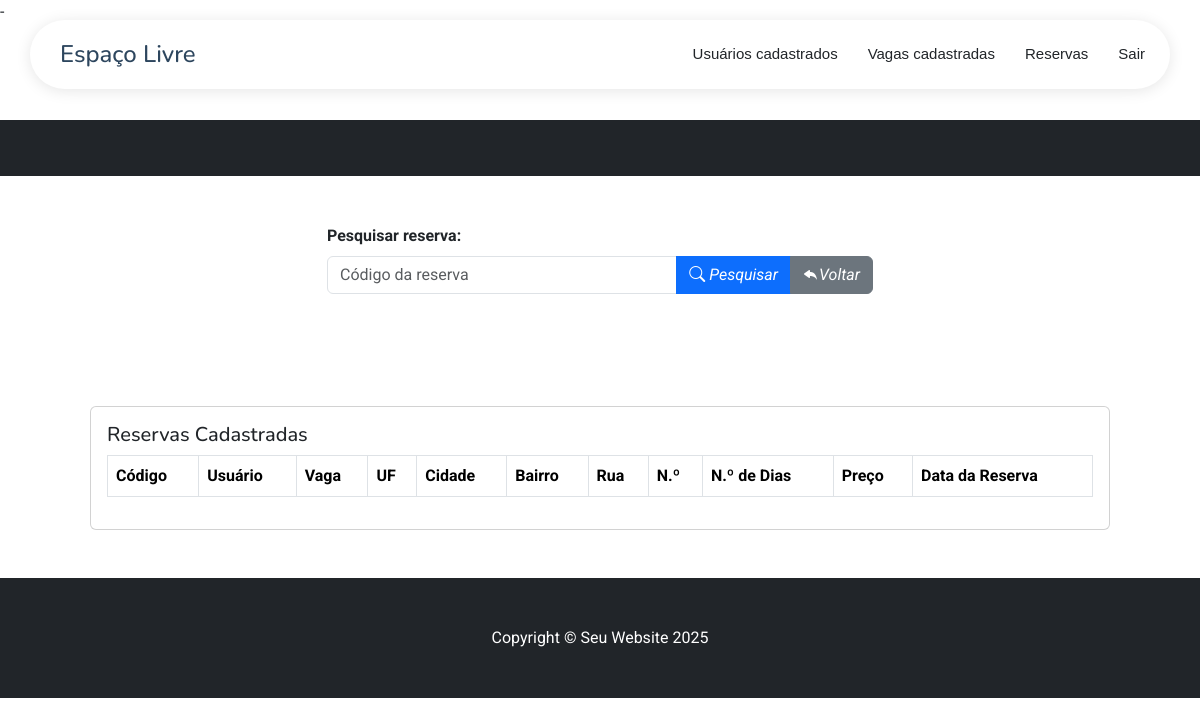
Before: /listaReservas.php with the older database file.
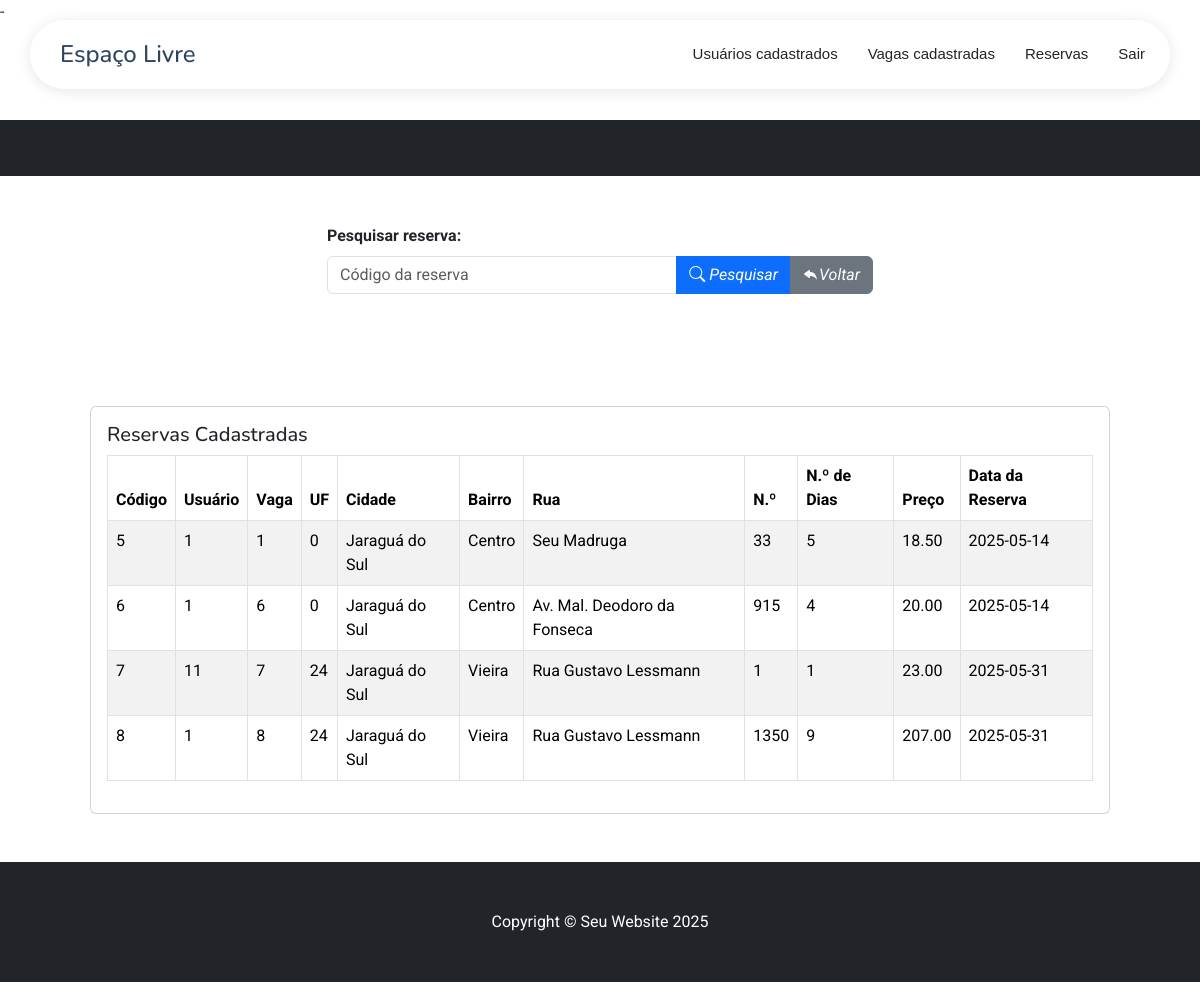
After: the same page with the newer database file.
### tables this page shows
CREATE TABLE `reservas` (
  `id_reserva` int(20) NOT NULL,
  `id_usuario` int(20) NOT NULL,
  `id_vaga` int(20) NOT NULL,
  `id_uf` int(20) NOT NULL,
  `cidade` varchar(255) NOT NULL,
  `bairro` varchar(255) NOT NULL,
  `endereco` varchar(255) NOT NULL,
  `numero` varchar(20) DEFAULT NULL,
  `complemento` varchar(255) NOT NULL,
  `quant_dias` int(10) UNSIGNED NOT NULL,
  `valor_reserva` decimal(10,2) NOT NULL,
  `status` enum('r','l','c') NOT NULL COMMENT 'r=Reservado, l=Liberado, c=Cancelado',
  `data_reserva` date DEFAULT curdate()
);

### listaReservas.php (the view, shortened to what this page needs)
<!DOCTYPE html>
<?php
include_once("conexao.php");
$sql_pesquisa = "SELECT * FROM `reservas`";
?>
<html lang="pt-br">
    <?php
        require_once 'components/head.php';
    ?>
<head>
</head>
<body>
    <?php require_once 'components/headerTres.php'; ?><br><br><br><br><br>
    <header class="bg-dark py-1">
    </header>
    <div class="content">
        <div class="container mt-5">
            <div class="row justify-content-center">
                <div class="col-lg-6">
                    <div class="mb-3">
                        <form action="" method="POST">
                            <label for="id_reserva" class="form-label"><b>Pesquisar reserva:</b></label>
                            <div class="input-group">
                                <input type="number" class="form-control" name="id_reserva" id="id_reserva" placeholder="Código da reserva" />
                                <button type="submit" name="btnPesquisarReservas" class="btn btn-primary">
                                    <i class="bi bi-search"> Pesquisar</i>
                                </button>
                                <button type="submit" name="btnRetornar" class="btn btn-secondary">
                                    <i class="bi bi-reply-fill">Voltar</i>
                                </button>
                            </div>
                        </form>
                    </div>
                </div>
            </div>
            <section class="py-5">
                <div class="container px-4 px-lg-5 mt-5">
                    <div class="card">
                        <div class="card-body">
                                <h5 class="card-title">Reservas Cadastradas</h5>
                            <div class="table-responsive">
                                <table class="table table-striped table-bordered w-100">
                                    <thead>
                                        <tr>
                                            <th scope="col">Código</th>
                                            <th scope="col">Usuário</th>
                                            <th scope="col">Vaga</th>
                                            <th scope="col">UF</th>
                                            <th scope="col">Cidade</th>
                                            <th scope="col">Bairro</th>
                                            <th scope="col">Rua</th>
                                            <th scope="col">N.º</th>
                                            <th scope="col">N.º de Dias</th>
                                            <th scope="col">Preço</th>
                                            <th scope="col">Data da Reserva</th>
                                        </tr>
                                    </thead>
                                    <tbody>
                                        <?php listarReservas($conexao, $sql_pesquisa); ?>
                                    </tbody>
                                </table>
                            </div>
                        </div>
                    </div>
                </div>
            </section>
        </div>
        <footer class="py-5 bg-dark">
            <div class="container px-4 px-lg-5">
                <p class="m-0 text-center text-white">Copyright &copy; Seu Website 2025</p>
            </div>
        </footer>
    </div>
</body>
</html>
<?php
    function listarReservas($conexao, $sql_pesquisa)
    {
        $result = mysqli_query($conexao, $sql_pesquisa);
        while ($linha = mysqli_fetch_assoc($result)) {
            echo "<tr>";
            echo "<td>" . $linha['id_reserva'] . "</td>";
            echo "<td>" . $linha['id_usuario'] . "</td>";
            echo "<td>" . $linha['id_vaga'] . "</td>";
            echo "<td>" . $linha['id_uf'] . "</td>";
            echo "<td>" . $linha['cidade'] . "</td>";
            echo "<td>" . $linha['bairro'] . "</td>";
            echo "<td>" . $linha['endereco'] . "</td>";
            echo "<td>" . $linha['numero'] . "</td>";
            echo "<td>" . $linha['quant_dias'] . "</td>";
            echo "<td>" . $linha['valor_reserva'] . "</td>";
            echo "<td>" . $linha['data_reserva'] . "</td>";
            echo "</tr>";
        }
    }
?>

Changed rows visible on the page:
added reservas: id_reserva "5", id_usuario "1", id_vaga "1", id_uf "0", cidade "Jaraguá do Sul", bairro "Centro", endereco "Seu Madruga", numero "33", quant_dias "5", valor_reserva "18.50", data_reserva "2025-05-14"
added reservas: id_reserva "6", id_usuario "1", id_vaga "6", id_uf "0", cidade "Jaraguá do Sul", bairro "Centro", endereco "Av. Mal. Deodoro da Fonseca", numero "915", quant_dias "4", valor_reserva "20.00", data_reserva "2025-05-14"
added reservas: id_reserva "7", id_usuario "11", id_vaga "7", id_uf "24", cidade "Jaraguá do Sul", bairro "Vieira", endereco "Rua Gustavo Lessmann", numero "1", quant_dias "1", valor_reserva "23.00", data_reserva "2025-05-31"
added reservas: id_reserva "8", id_usuario "1", id_vaga "8", id_uf "24", cidade "Jaraguá do Sul", bairro "Vieira", endereco "Rua Gustavo Lessmann", numero "1350", quant_dias "9", valor_reserva "207.00", data_reserva "2025-05-31"
